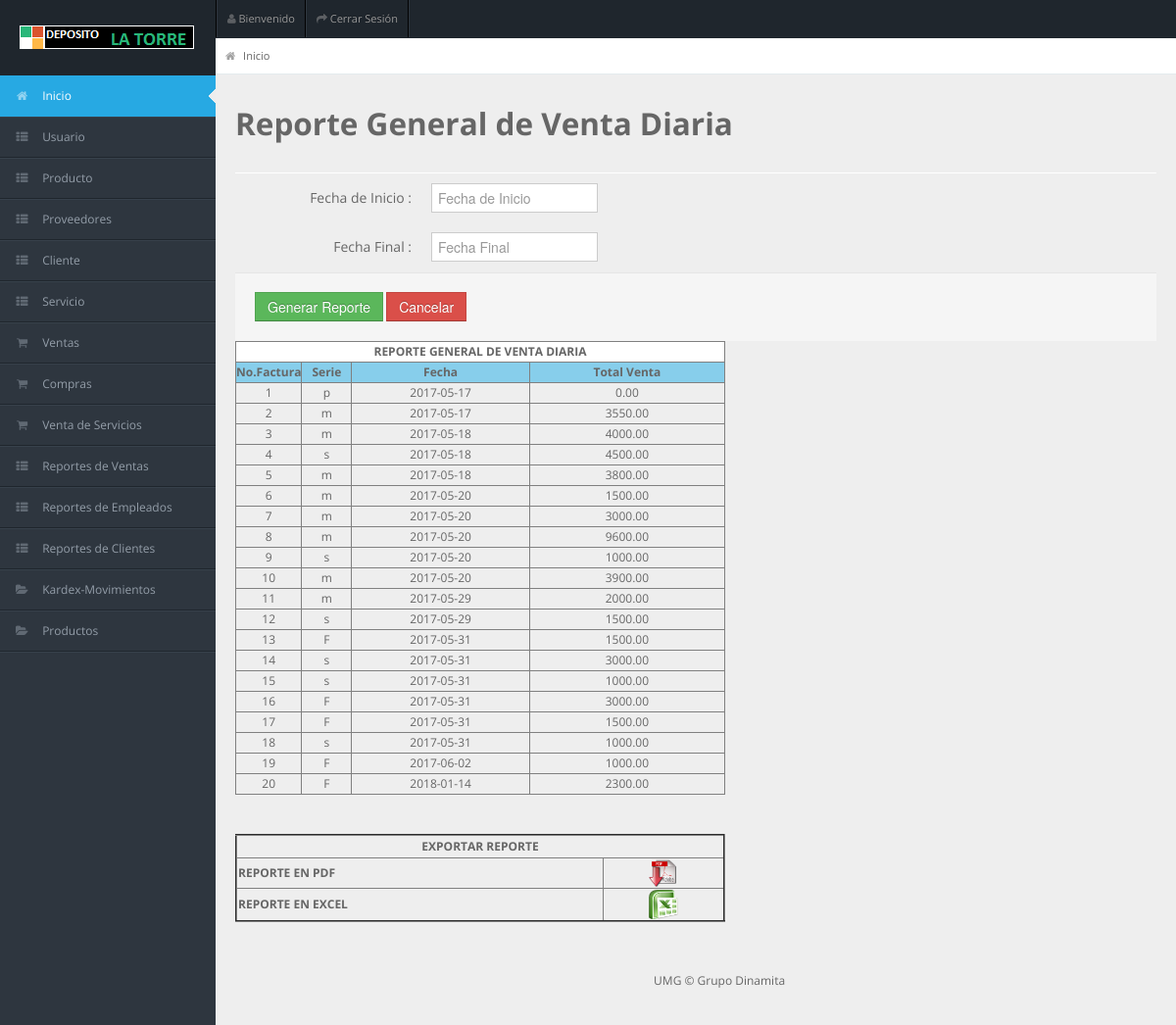
The page /ReporteG_diario.php on the database its author committed.
### tables this page shows
CREATE TABLE `venta` (
  `idventa` int(11) NOT NULL AUTO_INCREMENT,
  `serie_venta` varchar(5) DEFAULT NULL,
  `numero_venta` varchar(20) NOT NULL,
  `fecha_venta` date DEFAULT NULL,
  `subtotal_venta` decimal(8,2) DEFAULT NULL,
  `descuento_venta` decimal(8,2) DEFAULT NULL,
  `totpagar_venta` decimal(8,2) NOT NULL,
  `empresa_cliente_id` int(11) NOT NULL,
  `empleados_id` int(11) NOT NULL,
  PRIMARY KEY (`idventa`),
  KEY `fk_venta_empresa_cliente1_idx` (`empresa_cliente_id`),
  KEY `fk_venta_empleados1_idx` (`empleados_id`),
  CONSTRAINT `fk_venta_empleados1` FOREIGN KEY (`empleados_id`) REFERENCES `empleados` (`id_empleados`) ON DELETE NO ACTION ON UPDATE NO ACTION,
  CONSTRAINT `fk_venta_empresa_cliente1` FOREIGN KEY (`empresa_cliente_id`) REFERENCES `empresa_cliente` (`id_empresa`) ON DELETE NO ACTION ON UPDATE NO ACTION
);

### ReporteG_diario.php (the view, shortened to what this page needs)
<!DOCTYPE html>
<html lang="en">
<head>
<link rel="stylesheet" href="css/bootstrap.min.css" />
<link rel="stylesheet" href="css/bootstrap-responsive.min.css" />
<link rel="stylesheet" href="css/fullcalendar.css" />
<link rel="stylesheet" href="css/matrix-style.css" />
<link rel="stylesheet" href="css/matrix-media.css" />
<link href="font-awesome/css/font-awesome.css" rel="stylesheet" />
<link rel="stylesheet" href="css/jquery.gritter.css" />
</head>
<body>
<div id="header">
  <h1><a href="dashboard.html">Antenas y Servicios</a></h1>
</div>
<div id="user-nav" class="navbar navbar-inverse">
  <ul class="nav">
    <li  class="dropdown" id="profile-messages" ><a title="" href="#" data-toggle="dropdown" data-target="#profile-messages" class="dropdown-toggle"><i class="icon icon-user"></i>  <span class="text">Bienvenido</span><b ></b></a>
    </li>
    <li class=""><a title="" href="index.php"><i class="icon icon-share-alt"></i> <span class="text">Cerrar Sesión</span></a></li>
  </ul>
</div>
<div id="sidebar"><a href="#" class="visible-phone"><i class="icon icon-home"></i>Menú</a>
  <ul>
    <li class="active"><a href="inicio.php"><i class="icon icon-home"></i> <span>Inicio</span></a> </li>
    <li class="submenu"> <a href="#"><i class="icon icon-th-list"></i> <span>Usuario</span> <span class="label label-important"></span></a>
    </li>
    <li class="submenu"> <a href="#"><i class="icon icon-th-list"></i> <span>Producto</span> <span class="label label-important"></span></a>
    </li>
    <li class="submenu"> <a href="#"><i class="icon icon-th-list"></i> <span>Proveedores</span> <span class="label label-important"></span></a>
    </li>
    <li class="submenu"> <a href="#"><i class="icon icon-th-list"></i> <span>Cliente</span> <span class="label label-important"></span></a>
    </li>
        <li class="submenu"> <a href="#"><i class="icon icon-th-list"></i> <span>Servicio</span> <span class="label label-important"></span></a>
    </li>
    <li class="submenu"> <a href="#"><i class="icon-shopping-cart"></i> <span>Ventas</span> <span class="label label-important"></span></a>
    </li>
  <li class="submenu"> <a href="#"><i class="icon-shopping-cart"></i> <span>Compras</span> <span class="label label-important"></span></a>
    </li>
            <li class="submenu"> <a href="#"><i class="icon-shopping-cart"></i> <span>Venta de Servicios</span> <span class="label label-important"></span></a>
    </li>
    <li class="submenu"> <a href="#"><i class="icon icon-th-list"></i> <span>Reportes de Ventas</span> <span class="label label-important"></span></a>
    </li>
    <li class="submenu"> <a href="#"><i class="icon icon-th-list"></i> <span>Reportes de Empleados </span> <span class="label label-important"></span></a>
    </li>
    <li class="submenu"> <a href="#"><i class="icon icon-th-list"></i> <span>Reportes de Clientes</span> <span class="label label-important"></span></a>
    </li>
     <li class="sumbmenu "><a href="movimientos.php"><i class="icon-folder-open"></i> <span>Kardex-Movimientos</span></a> </li>
  <li class="sumbmenu "><a href="productos.php"><i class="icon-folder-open"></i> <span>Productos</span></a> </li>
  </ul>
</div>
<div id="content">
  <div id="content-header">
    <div id="breadcrumb"> <a href="inicio.php" title="Go to Home" class="tip-bottom"><i class="icon-home"></i> Inicio</a></div>
  </div>
  <div class="container-fluid">
<br>
<h2> Reporte General de Venta Diaria</h2>
<form action="ReporteG_diario.php" method="POST"  class="form-horizontal">
<div class="control-group">
              <label class="control-label">Fecha de Inicio :</label>
              <div class="controls">
                <input name="fechaini" type="text" class="span2" placeholder="Fecha de Inicio" />
              </div>
			  <label class="control-label">Fecha Final :</label>
              <div class="controls">
                <input name="fechafin" type="text" class="span2" placeholder="Fecha Final" />
              </div>
 </div>
 <div class="form-actions">
              <button name="Registrar" type="submit" class="btn btn-success">Generar Reporte</button>
              <button name="Cancelar" type="submit" class="btn btn-danger">Cancelar </button>
</div>
</form>
<table border="1" width="500" cellspacing="0" cellpadding="0">
  <tr>
    <td colspan="4" bgcolor="white"><CENTER><strong>REPORTE GENERAL DE VENTA DIARIA</strong></CENTER></td>
  </tr>
  <tr bgcolor="skyblue">
    <td width="50"><CENTER><strong>No.Factura</strong></CENTER></td>
    <td width="50"><CENTER><strong>Serie</strong></CENTER></td>
	<td><CENTER><strong>Fecha</strong></CENTER></td>
    <td><CENTER><strong>Total Venta</strong></CENTER></td>
  </tr>
<?php
$sql=mysql_query("select  numero_venta,serie_venta,fecha_venta, totpagar_venta from venta ");
while($res=mysql_fetch_array($sql)){
?>
	<tr>
		<td><CENTER><?php echo $res['numero_venta']; ?></CENTER> </td>
		<td><CENTER><?php echo $res['serie_venta']; ?></CENTER> </td>
		<td><CENTER><?php echo $res['fecha_venta']; ?> </CENTER></td>
		<td><CENTER><?php echo $res['totpagar_venta']; ?></CENTER> </td>
	</tr>
<?php  } ?>
</table>
<br>
<table border="2" width="500" bgcolor="#00CCFF">
<tr>
<td align="center" colspan="2">
<strong>EXPORTAR REPORTE </strong>
</td>
<tr>
<td width="439"><strong>REPORTE EN PDF</strong></td>
<td width="145" align="center"><a href="ReportePdf_VentaG_diaria.php"><img src="img/pdf.png" width="30" height="25"/></a></td>
</tr>
<tr>
<td><strong>REPORTE EN EXCEL</strong></td>
<td align="center"><a href="ReporteExcel_VentaG_diaria.php"><img src="img/excel.png" width="30" height="25"/></a></td>
</tr>
</table>
<div class="row-fluid">
<br>
  <div id="footer" class="span12"> UMG &copy; Grupo Dinamita</div>
</div>
</body>
</html>

### css/matrix-style.css (style rules this page uses)
* { outline:none !important; -moz-outline: none !important; }
html, body { height:100% }
body { overflow-x: hidden; margin-top: -10px; font-family: 'Open Sans', sans-serif; font-size:12px; color:#666; }
a { color:#666; }
select, textarea, input[type="text"], input[type="password"], input[type="datetime"], input[type="datetime-local"], input[type="date"], input[type="month"], input[type="time"], input[type="week"], input[type="number"], input[type="email"], input[type="url"], input[type="search"], input[type="tel"], input[type="color"], .uneditable-input, .label, .dropdown-menu, .btn, .well, .progress, .table-bordered, .btn-group > .btn:first-child, .btn-group > .btn:last-child, .btn-group > .btn:last-child, .btn-group > .dropdown-toggle, .alert { border-radius:0px; }
.btn, textarea, input[type="text"], input[type="password"], input[type="datetime"], input[type="datetime-local"], input[type="date"], input[type="month"], input[type="time"], input[type="week"], input[type="number"], input[type="email"], input[type="url"], input[type="search"], input[type="tel"], input[type="color"], .uneditable-input { box-shadow:none; }
.progress, .progress-success .bar, .progress .bar-success, .progress-warning .bar, .progress .bar-warning, .progress-danger .bar, .progress .bar-danger, .progress-info .bar, .progress .bar-info, .btn, .btn-primary { background-image:none; }
.form-horizontal .form-actions { padding-left:20px; }
#footer { padding:10px; text-align:center; }
#header { height: 77px; position: relative; width: 100%; z-index: -9; }
#header h1 { background: url("../img/logo.png") no-repeat scroll 0 0 transparent; height: 31px; left: 20px; line-height: 600px; overflow: hidden; position: relative; top: 26px; width: 191px; }
#header h1 a { display: block; }
#user-nav { position: absolute; left: 220px; top:0px; z-index: 20; margin: 0; }
#user-nav > ul { margin: 0; padding: 0; list-style: none; border-right: 1px solid #2e363f;border-left: 1px solid #000; }
#user-nav > ul > li { float: left; list-style-type: none; margin: 0; position: relative; padding: 0; border-left: 1px solid #2e363f; border-right: 1px solid #000; }
#user-nav > ul > li > a { padding:9px 10px; display: block; font-size: 11px; }
#user-nav > ul > li > a > i, #sidebar li a i { opacity: .5; margin-top: 2px; }
#sidebar { display: block; float: left; position: relative; width: 220px; z-index: 16; }
#sidebar > ul { list-style: none; margin: 0px 0 0; padding: 0; position: absolute; width: 220px; }
#sidebar > ul > li { display: block; position: relative; }
#sidebar > ul > li > a { padding: 10px 0 10px 15px; display: block; color: #939da8; }
#sidebar > ul > li > a > i { margin-right: 10px; }
#sidebar > ul > li.active > a { background: url("../img/menu-active.png") no-repeat scroll right center transparent !important; text-decoration:none; }
#content { background: none repeat scroll 0 0 #eeeeee; margin-left: 220px; margin-right: 0; padding-bottom: 25px; position: relative; min-height:100%; width: auto; }
#content-header { position: abslute; width: 100%; margin-top: -38px; z-index: 20; }
#breadcrumb { background-color: #fff; border-bottom: 1px solid #e3ebed; }
#breadcrumb a { padding: 8px 20px 8px 10px; display: inline-block; background-image: url('../img/breadcrumb.png'); background-position: center right; background-repeat: no-repeat; font-size: 11px; color: #666666; }
#breadcrumb a:last-child { background-image:none; }
#breadcrumb a i { margin-right: 5px; opacity: .6; }
.stat-boxes .peity_bar_good, .stat-boxes .peity_line_good, { color: #459D1C; }
form { margin-bottom: 0; }
.form-horizontal .control-group { border-top: 1px solid #ffffff; border-bottom: 1px solid #eeeeee; margin-bottom: 0; }
.form-horizontal .control-label { padding-top: 15px; width: 180px; }
.form-horizontal .controls { margin-left: 200px; padding: 10px 0; }
.form-horizontal .form-actions { margin-top: 0; margin-bottom: 0; }

### css/matrix-media.css (style rules this page uses)
body { background:#2E363F; }
#header { background-color: #1f262d; margin-top:10px; }
#sidebar > ul { border-bottom: 1px solid #37414b }
#sidebar > ul > li { border-top: 1px solid #37414b; border-bottom: 1px solid #1f262d; }
#sidebar > ul > li.active { background-color: #27a9e3; border-bottom: 1px solid #27a9e3; border-top: 1px solid #27a9e3; }
#sidebar > ul > li.active a { color:#fff; text-decoration:none; }

### rows shown on the page
venta: numero_venta "1", serie_venta "p", fecha_venta "2017-05-17", totpagar_venta "0.00"
venta: numero_venta "2", serie_venta "m", fecha_venta "2017-05-17", totpagar_venta "3550.00"
venta: numero_venta "3", serie_venta "m", fecha_venta "2017-05-18", totpagar_venta "4000.00"
venta: numero_venta "4", serie_venta "s", fecha_venta "2017-05-18", totpagar_venta "4500.00"
venta: numero_venta "5", serie_venta "m", fecha_venta "2017-05-18", totpagar_venta "3800.00"
venta: numero_venta "6", serie_venta "m", fecha_venta "2017-05-20", totpagar_venta "1500.00"
venta: numero_venta "7", serie_venta "m", fecha_venta "2017-05-20", totpagar_venta "3000.00"
venta: numero_venta "8", serie_venta "m", fecha_venta "2017-05-20", totpagar_venta "9600.00"
venta: numero_venta "9", serie_venta "s", fecha_venta "2017-05-20", totpagar_venta "1000.00"
venta: numero_venta "10", serie_venta "m", fecha_venta "2017-05-20", totpagar_venta "3900.00"
venta: numero_venta "11", serie_venta "m", fecha_venta "2017-05-29", totpagar_venta "2000.00"
venta: numero_venta "12", serie_venta "s", fecha_venta "2017-05-29", totpagar_venta "1500.00"
venta: numero_venta "13", serie_venta "F", fecha_venta "2017-05-31", totpagar_venta "1500.00"
venta: numero_venta "14", serie_venta "s", fecha_venta "2017-05-31", totpagar_venta "3000.00"
venta: numero_venta "15", serie_venta "s", fecha_venta "2017-05-31", totpagar_venta "1000.00"
venta: numero_venta "16", serie_venta "F", fecha_venta "2017-05-31", totpagar_venta "3000.00"
venta: numero_venta "17", serie_venta "F", fecha_venta "2017-05-31", totpagar_venta "1500.00"
venta: numero_venta "18", serie_venta "s", fecha_venta "2017-05-31", totpagar_venta "1000.00"
venta: numero_venta "19", serie_venta "F", fecha_venta "2017-06-02", totpagar_venta "1000.00"
venta: numero_venta "20", serie_venta "F", fecha_venta "2018-01-14", totpagar_venta "2300.00"
